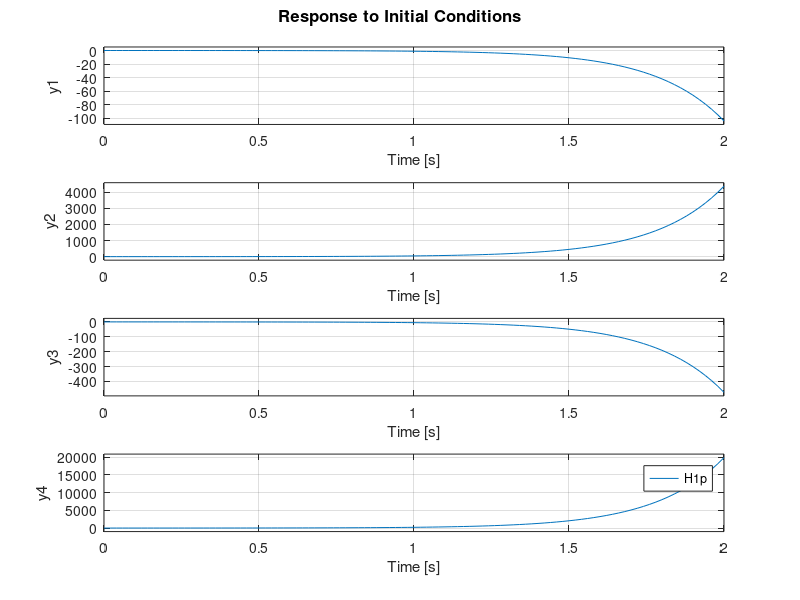
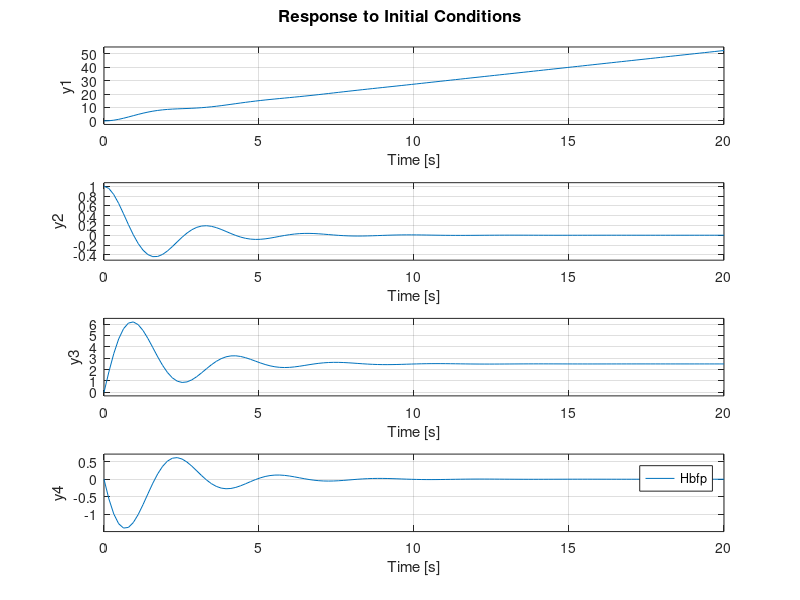

Reproduce these figures in MATLAB, in order.
clc; clear all; close all;

%% TP1 Pendule inverse

%% fonction de transfert:

% valeurs
M = 2;
m = 0.1;
l = 0.5;
g= 9.81;

% nump = [1];
% denp = [-M*l 0 g*(M+m)];
% H1p = tf([nump], [denp])
% sys1 = tf2ss(nump,denp)
%% representation d'etats
A = [0 0 1 0;0 0 0 1; 0 -(m/M)*g 0 0;0 (M+m)*g/(M*l) 0 0];
B = [0 0 1/M -1/(M*l);0 0 0 0;0 0 0 0;0 0 0 0];
C = [1 0 0 0;0 1 0 0;0 0 1 0;0 0 0 1];

sys = ss(A,B,C,0);
x0 = [0;1;0;0];

figure(1)
initial(sys,x0)
grid on
legend('H1p')

% => systeme part en vrille, la fonction de transfert H1(p) est instable en
% boucle ouverte.

%% Correcteur:

k1 = - 24.525;
k2 = - 1;

K = [0 k1 0 k2];

%% Transfert en BF:
A1 = [0 0 1 0;0 0 0 1; 0 -(m/M)*g 0 0;0 (M+m)*g/(M*l) 0 0];
B1 = [0 0 1/M -1/(M*l)]';
C1 = [1 0 0 0;0 1 0 0;0 0 1 0;0 0 0 1];
x0 = [0;1;0;0];

%transformation en systeme
sys1 = ss((A1-B1*K),B1,C1,0);
figure(2)
initial(sys1,x0)
grid on
legend('Hbfp')

% %% Changement de base:
% 
% % matrice P
% P = [   0   0.11016 0   0.02427;
%         0   0.11016 0   -0.02427;
%         1   0.02381 0   0;
%         0   0       1   0.02381];
% % matrice C d'observation
% C_H1 = [0 1 0 0];
% C_H2 = [1 0 0 0];
%   
% Pm1 = inv(P)
% Ab = P*A1*Pm1
% Bb = P*B1
% x0 = [0;1;0;0];
% sys2 = ss(Ab,Bb,C_H1*Pm1,0)
% 
% % Comparaison des fonctions de transfert H1
% [NUM_H1_bar,DEN_H1_bar] = ss2tf(Ab,Bb,C_H1,0);
% [NUM_H1,DEN_H1] = ss2tf(A,B,C_H1,0);
% 
% H1_bar = tf(NUM_H1_bar,DEN_H1_bar)
% H1 = tf(NUM_H1,DEN_H1)
% 
% % Comparaison des fonctions de transfert H2
% 
% [NUM_H2_bar,DEN_H2_bar] = ss2tf(Ab,Bb,C_H2,0);
% [NUM_H2,DEN_H2] = ss2tf(A,B,C_H2,0);
% 
% H2_bar = tf(NUM_H2_bar,DEN_H2_bar)
% H2 = tf(NUM_H2,DEN_H2)


